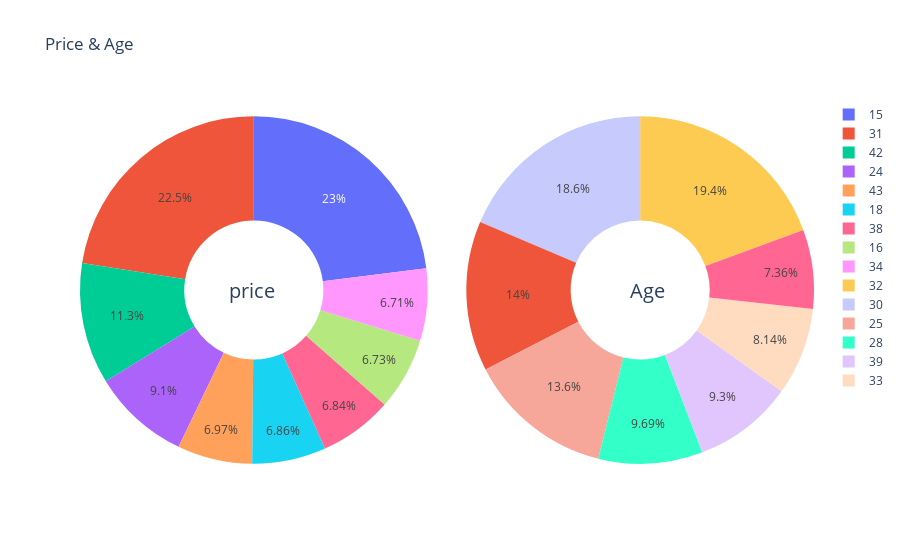

Notebook code for this chart:
### Code cell
# Donut Chart

data1 = {
   "values": list(price.index),
   "labels": list(price.values),
   "domain": {"column": 0},
   "name": "price",
   "hoverinfo":"label+percent+name",
   "hole": .4,
   "type": "pie"
}
data2 = {
   "values": list(age.index),
   "labels": list(age.values),
   "domain": {"column": 1},
   "name": "Age",
   "hoverinfo":"label+percent+name",
   "hole": .4,
   "type": "pie"
}
data = [data1,data2]
layout = go.Layout(
   {
      "title":"Price & Age",
      "grid": {"rows": 1, "columns": 2},
      "annotations": [
         {
            "font": {
               "size": 20
            },
            "showarrow": False,
            "text": "price",
            "x": 0.20,
            "y": 0.5
         },
         {
            "font": {
               "size": 20
            },
            "showarrow": False,
            "text": "Age",
            "x": 0.8,
            "y": 0.5
         }
      ]
   }
)
fig = go.Figure(data = data, layout = layout)
py.iplot(fig)

### Figure 1 — Plotly figure (JSON) as saved in the notebook; plotly's stock layout.template omitted (floating-point values rounded to 4 significant figures)
{"data": [{"domain": {"column": 0}, "hole": 0.4, "hoverinfo": "label+percent+name", "labels": [43, 42, 38, 34, 31, 24, 18, 16, 15, 15], "name": "price", "type": "pie", "values": [8.05, 13, 7.896, 7.75, 26, 10.5, 7.925, 7.775, 26.55, 0]}, {"domain": {"column": 1}, "hole": 0.4, "hoverinfo": "label+percent+name", "labels": [39, 38, 33, 32, 32, 31, 30, 30, 28, 25], "name": "Age", "type": "pie", "values": [24, 19, 21, 22, 28, 36, 30, 18, 25, 35]}], "layout": {"annotations": [{"font": {"size": 20}, "showarrow": false, "text": "price", "x": 0.2, "y": 0.5}, {"font": {"size": 20}, "showarrow": false, "text": "Age", "x": 0.8, "y": 0.5}], "grid": {"columns": 2, "rows": 1}, "title": {"text": "Price & Age"}}}
